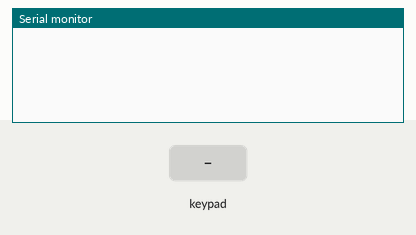
The sketch below on a simulated Arduino Mega 2560, built with avr-gcc and run on an emulated ATmega2560. Parts: the last lines printed to the serial monitor. The test bench sets the inputs (shaded band).

Above: at 1.2 s.
1.3 s: key '1' pressed
At 2.5 s:
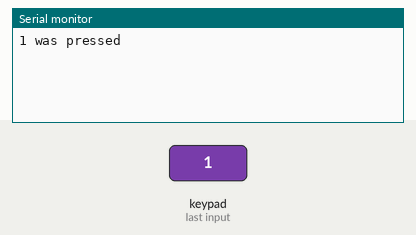
2.8 s: keypad keys 2 8 3 0 3 2 3 4 # pressed 0.4 s apart
At 6.5 s:
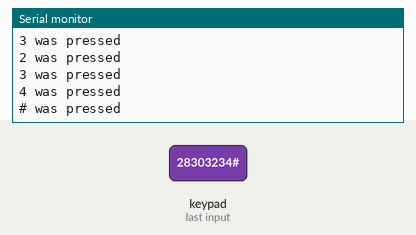
7.9 s: key '*' pressed
At 9.0 s:
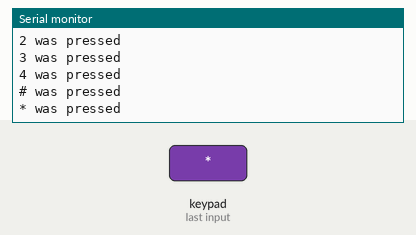
9.4 s: keypad keys 2 2 2 4 2 6 pressed 0.4 s apart
At 12.9 s:
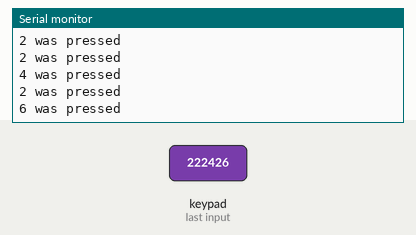
Timing chart, 0 to 14.3 s (numbered marks = the images above; inputs shaded):
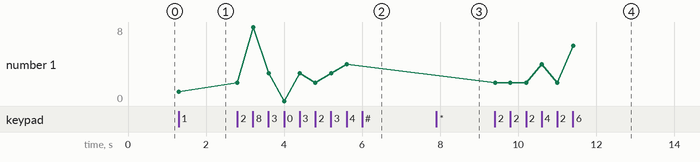

Measured:
- after the input at 1.3 s, the serial monitor: prints a new line at once (image 1)
- after the input at 2.8 s, the serial monitor: prints a new line at once (image 2)
- after the input at 7.9 s, the serial monitor: prints a new line at once (image 3)
- after the input at 9.4 s, the serial monitor: prints a new line at once (image 4)
- plotted number 1: 1 → 4 after the input at 2.8 s, 4 → 6 after the input at 9.4 s

The sketch:

keypad_tester.ino
```cpp
#include <Keypad.h>

// Set up 4x3 Matrix Keypad
const byte ROWS = 4;
const byte COLS = 3;
// Define byte values for each item. * = 10, # = 11
const byte keys[ROWS][COLS] = {
  {'1', '2', '3'},
  {'4', '5', '6'},
  {'7', '8', '9'},
  {'*', '0', '#'}
};
const byte rowPins[ROWS] = {28, 30, 32, 34};
const byte colPins[COLS] = {22, 24, 26};
Keypad keypad = Keypad(makeKeymap(keys), rowPins, colPins, ROWS, COLS);

void setup() {
  // initialize pinModes
  for(int i = 0; i < ROWS; i++){
    pinMode(rowPins[i], INPUT);
  }
  for(int i = 0; i < COLS; i++){
    pinMode(colPins[i], INPUT);
  }

  // Initialize communications
  Serial.begin(9600); // Serial communication with computer
}

void loop() {
  // Read from keypad
  char key = keypad.getKey();
  if(key){
    Serial.print(key);
    Serial.println(" was pressed");
  }
}
```
